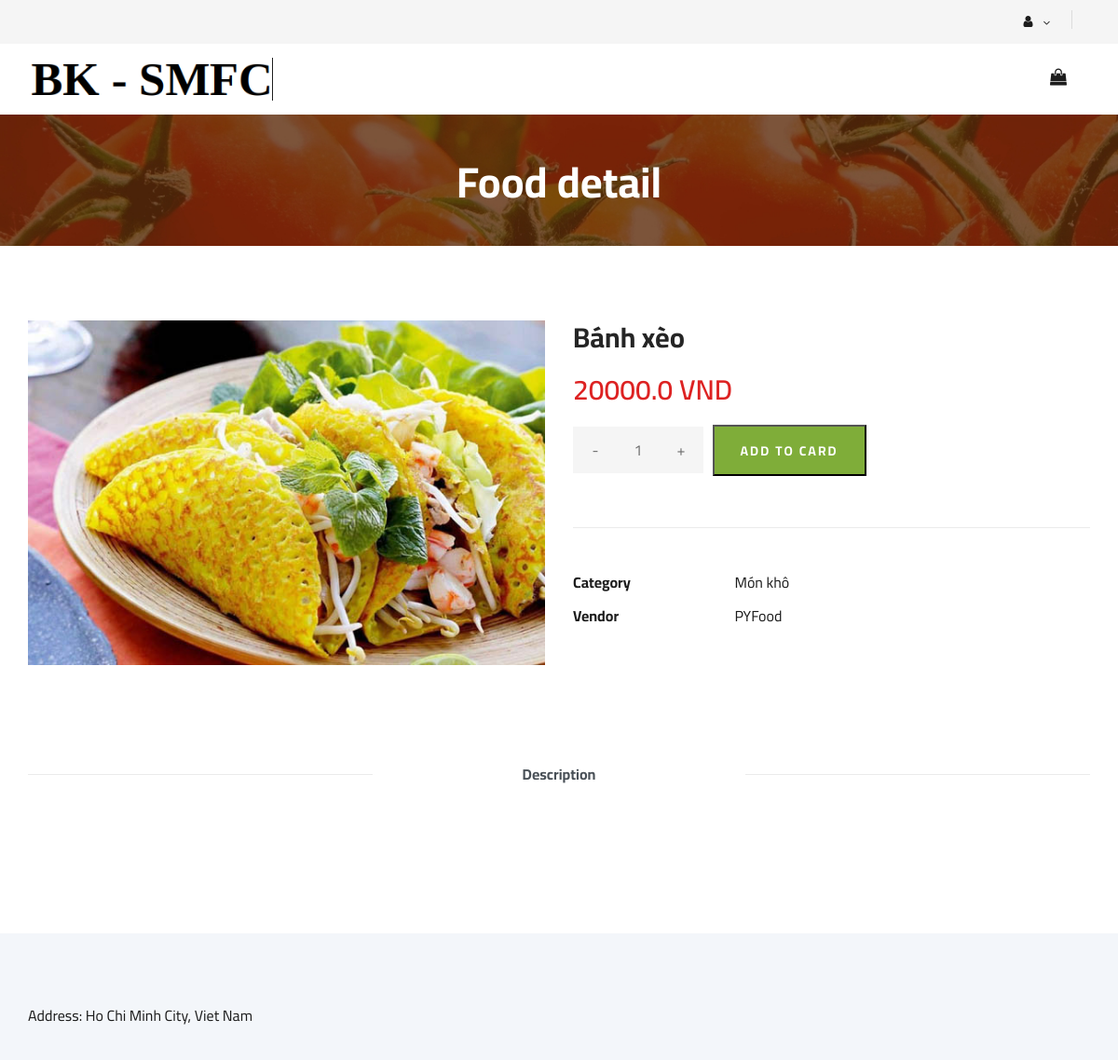
The page /customer/food_detail/6 (signed in) on the database its author committed.
### model/models/food.py (models this page shows, shortened)
class Food(models.Model):
    category = models.ForeignKey(Category, on_delete=models.CASCADE, blank=True)
    name = models.CharField(max_length=100)
    vendor = models.ForeignKey(Vendor, on_delete=models.CASCADE)
    description = models.TextField(blank=True, max_length=256)
    price = models.FloatField(default=0)
    image = models.ImageField(upload_to='food_images/%Y/%m/%d', blank=True)
    class Meta:
        verbose_name = 'Food'
        verbose_name_plural = 'Foods'

class Category(models.Model):
    name = models.CharField(max_length=100)
    class Meta:
        verbose_name = 'Category'
        verbose_name_plural = 'Categories'

### model/models/vendor.py (models this page shows, shortened)
class Vendor(models.Model):
    name = models.CharField(max_length=100, default='')
    description = models.CharField(max_length=256, default='')
    owner = models.ForeignKey(VendorOwner, on_delete=models.CASCADE)

### customer/views.py (the view)
# urls.py: path('food_detail/<int:foodID>', ViewFoodDetail, name='view-food-detail'),
def ViewFoodDetail(request, foodID=None):
    context = {
        'food': Menu.get_food(food_id=foodID),
    }
    return render(request, 'order/shop-details.html', context)

### customer/menu.py (called while the page is built)
    @staticmethod
    def get_food(food_id):
        try:
            return Food.objects.get(id=food_id)
        except ObjectDoesNotExist:
            return None

### templates/order/shop-details.html (shortened to what this page needs)
{% extends 'order/base.html' %}
{% load static%}
{% block CustomerCart %}
    <div class="col-lg-3">
        <div class="header__cart">
            <ul>
                <li><a href="{% url 'customer:view-cart' %}"><i class="fa fa-shopping-bag"></i> </a></li>
            </ul>
        </div>
    </div>
{% endblock %}
{% block BreadcrumbTitle%}
    <h2>Food detail</h2>
{% endblock %}
{% block content %}
    <section class="product-details spad">
        <div class="container">
            <div class="row">
                <div class="col-lg-6 col-md-6">
                    <div class="product__details__pic">
                        <div class="product__details__pic__item">
                            <img class="product__details__pic__item--large"
                                src="{{food.image.url}}" alt="">
                        </div>
                    </div>
                </div>
                <div class="col-lg-6 col-md-6">
                    <div class="product__details__text">
                        <h3>{{food.name}}</h3>
                        <div class="product__details__price">{{food.price}} VND</div>
                        <form action="{% url 'customer:add-item-to-cart' food.id %}" method="post">
                            <div class="product__details__quantity">
                                <div class="quantity">
                                    <div class="pro-qty">
                                        <input type="text" value="1" name="quantity">
                                    </div>
                                </div>
                            </div>
                            <input type="submit" class="primary-btn" value="ADD TO CARD">
                        </form>
                        <ul>
                            <li><b>Category</b> <span>{{food.category.name}}</span></li>
                            <li><b>Vendor</b> <span>{{food.vendor.name}}</span></li>
                        </ul>
                    </div>
                </div>
                <div class="col-lg-12">
                    <div class="product__details__tab">
                        <ul class="nav nav-tabs" role="tablist">
                            <li class="nav-item">
                                <a class="nav-link active" data-toggle="tab" href="#tabs-1" role="tab"
                                    aria-selected="true">Description</a>
                            </li>
                        </ul>
                        <div class="tab-content">
                            <div class="tab-pane active" id="tabs-1" role="tabpanel">
                                <div class="product__details__tab__desc">
                                </div>
                            </div>
                        </div>
                    </div>
                </div>
            </div>
        </div>
    </section>
{% endblock %}

### static/order/css/style.css (style rules this page uses)
html, body { height: 100%; font-family: "Cairo", sans-serif; -webkit-font-smoothing: antialiased; font-smoothing: antialiased; }
h1, h2, h3, h4, h5, h6 { margin: 0; color: #111111; font-weight: 400; font-family: "Cairo", sans-serif; }
h2 { font-size: 36px; }
h3 { font-size: 30px; }
img { max-width: 100%; }
ul, ol { padding: 0; margin: 0; }
.spad { padding-top: 100px; padding-bottom: 100px; }
.primary-btn { display: inline-block; font-size: 14px; padding: 10px 28px 10px; color: #ffffff; text-transform: uppercase; font-weight: 700; background: #7fad39; letter-spacing: 2px; }
.header__cart { text-align: right; padding: 24px 0; }
.header__cart ul { display: inline-block; margin-right: 25px; }
.header__cart ul li { list-style: none; display: inline-block; margin-right: 15px; }
.header__cart ul li:last-child { margin-right: 0; }
.header__cart ul li a { position: relative; }
.header__cart ul li a i { font-size: 18px; color: #1c1c1c; }
.breadcrumb__text h2 { font-size: 46px; color: #ffffff; font-weight: 700; }
.product-details { padding-top: 80px; }
.product__details__pic__item { margin-bottom: 20px; }
.product__details__pic__item img { min-width: 100%; }
.product__details__text h3 { color: #252525; font-weight: 700; margin-bottom: 16px; }
.product__details__text .product__details__price { font-size: 30px; color: #dd2222; font-weight: 600; margin-bottom: 15px; }
.product__details__text .primary-btn { padding: 16px 28px 14px; margin-right: 6px; margin-bottom: 5px; }
.product__details__text ul { border-top: 1px solid #ebebeb; padding-top: 40px; margin-top: 50px; }
.product__details__text ul li { font-size: 16px; color: #1c1c1c; list-style: none; line-height: 36px; }
.product__details__text ul li b { font-weight: 700; width: 170px; display: inline-block; }
.product__details__quantity { display: inline-block; margin-right: 6px; }
.pro-qty { width: 140px; height: 50px; display: inline-block; position: relative; text-align: center; background: #f5f5f5; margin-bottom: 5px; }
.pro-qty input { height: 100%; width: 100%; font-size: 16px; color: #6f6f6f; width: 50px; border: none; background: #f5f5f5; text-align: center; }
.product__details__tab { padding-top: 85px; }
.product__details__tab .nav-tabs { border-bottom: none; justify-content: center; position: relative; }
.product__details__tab .nav-tabs:before { position: absolute; left: 0; top: 12px; height: 1px; width: 370px; background: #ebebeb; content: ""; }
.product__details__tab .nav-tabs:after { position: absolute; right: 0; top: 12px; height: 1px; width: 370px; background: #ebebeb; content: ""; }
.product__details__tab .nav-tabs li { margin-bottom: 0; margin-right: 65px; }
.product__details__tab .nav-tabs li:last-child { margin-right: 0; }
.product__details__tab .nav-tabs li a { font-size: 16px; color: #999999; font-weight: 700; border: none; border-top-left-radius: 0; border-top-right-radius: 0; padding: 0; }
.product__details__tab .product__details__tab__desc { padding-top: 44px; }
@media only screen and (min-width: 1200px) { .container { max-width: 1170px; } }

### rows shown on the page
Food: image (picture), name "Bánh xèo", price "20000.0", category.name "Món khô", vendor.name "PYFood"
